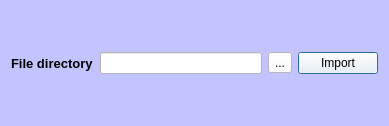
<?xml version="1.0" encoding="UTF-8"?>
<ui version="4.0">
 <class>AddDialog</class>
 <widget class="QDialog" name="AddDialog">
  <property name="geometry">
   <rect>
    <x>0</x>
    <y>0</y>
    <width>389</width>
    <height>126</height>
   </rect>
  </property>
  <property name="windowTitle">
   <string>Add from local</string>
  </property>
  <property name="windowIcon">
   <iconset>
    <normaloff>icons/187904-folders/png/folders-35.png</normaloff>icons/187904-folders/png/folders-35.png</iconset>
  </property>
  <property name="styleSheet">
   <string notr="true">background-color: rgb(194, 195, 255);</string>
  </property>
  <layout class="QVBoxLayout" name="verticalLayout">
   <item>
    <layout class="QHBoxLayout" name="horizontalLayout">
     <item>
      <widget class="QLabel" name="label">
       <property name="font">
        <font>
         <pointsize>10</pointsize>
         <weight>75</weight>
         <bold>true</bold>
        </font>
       </property>
       <property name="text">
        <string>File directory</string>
       </property>
      </widget>
     </item>
     <item>
      <widget class="QLineEdit" name="lineEdit">
       <property name="styleSheet">
        <string notr="true">background-color: rgb(255, 255, 255);</string>
       </property>
      </widget>
     </item>
     <item>
      <widget class="QToolButton" name="openfiledialog">
       <property name="toolTip">
        <string>File dialog</string>
       </property>
       <property name="styleSheet">
        <string notr="true">background-color: rgb(255, 255, 255);</string>
       </property>
       <property name="text">
        <string>...</string>
       </property>
      </widget>
     </item>
     <item>
      <widget class="QPushButton" name="import_2">
       <property name="toolTip">
        <string>Import the selected file</string>
       </property>
       <property name="styleSheet">
        <string notr="true">background-color: rgb(255, 255, 255);</string>
       </property>
       <property name="text">
        <string>Import</string>
       </property>
      </widget>
     </item>
    </layout>
   </item>
  </layout>
 </widget>
 <resources/>
 <connections/>
</ui>
